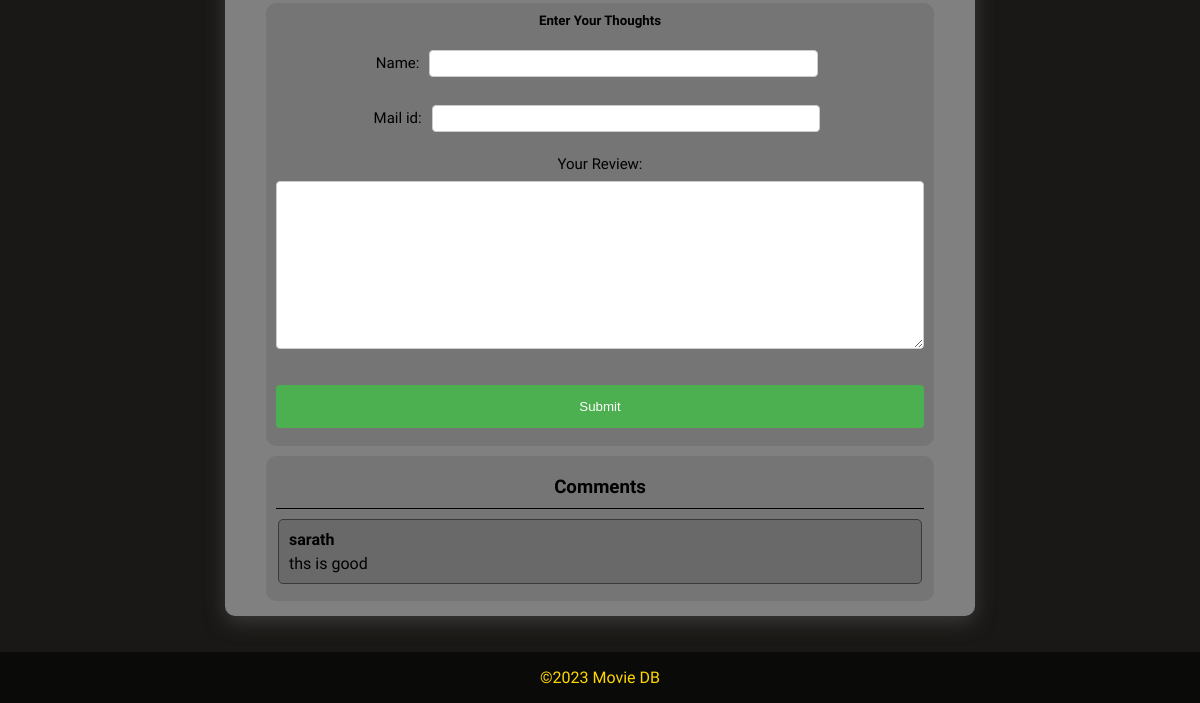
Page /details/1 (lower part) on the earlier database version.
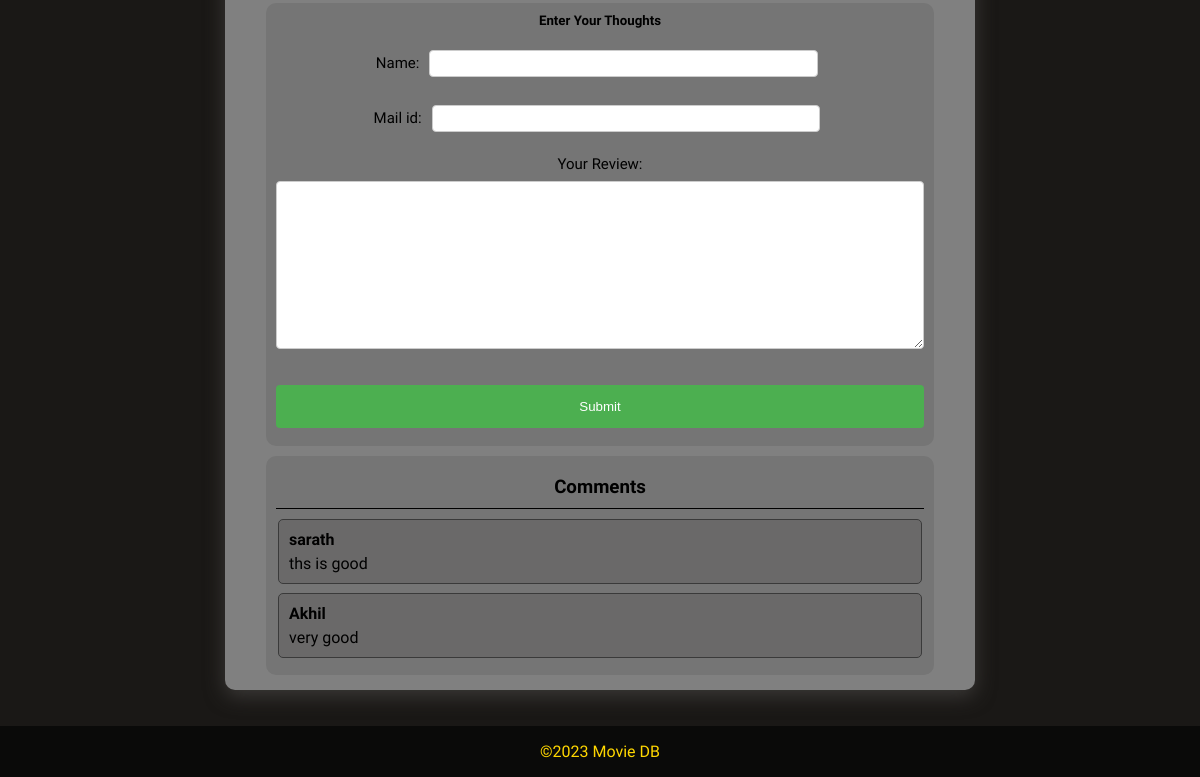
Same page on the later database version.
### movieapp/models.py (models this page shows, shortened)
class Review(models.Model):
    Name = models.CharField(max_length=100)
    Mail_id =  models.EmailField(max_length=100)
    Your_Review = models.TextField()
    movi_name = models.ForeignKey('Movie',on_delete=models.CASCADE)

### movieapp/views.py (the view)
# urls.py: path('details/<int:pk>',views.details,name='details'),
def details(request,pk):
    movie=Movie.objects.get(pk=pk)
    if request.method == 'POST':
        form=Movieform(request.POST)
        if form.is_valid():
            review = form.save(commit=False)
            review.movi_name = movie
            review.save()
    form = Movieform()
    reviews = Review.objects.filter(movi_name=movie)
    context={
        'movie' : movie,
        'form' : form,
        'reviews' : reviews
    }
    return render(request,'movie/details.html',context)

### movieapp/forms.py
class Movieform(forms.ModelForm):
    class Meta:
        model = Review
        fields = ['Name','Mail_id','Your_Review']

### movieapp/templates/movie/details.html (shortened to what this page needs)
<!DOCTYPE html>
{% load static %}
<html lang="en">
<head>
    <link rel="stylesheet" href="{% static 'style.css' %}">
</head>
<body id="bg">
    <section id="EventSec1">
        <div id="details" class="EventClass1" style="width: 60%;">
            <p">Director: {{movie.mov_dir}}<br>
            Writers: {{movie.mov_wir}} <br>
            <div class="form-center">
                <form action="{% url 'details' movie.mov_id %}" method="POST">
                    <h5>Enter Your Thoughts</h5>
                    {{form.as_p}}
                    <input type="submit" value="Submit">
                </form>
                <div id="cmnts" >
                    <h3>Comments</h3>
                    <hr style="border: none; border-top: 1px solid black;">
                    {% for rev in reviews %}
                        <div style="padding: 2px;">
                            <div class="comment">
                                <div class="user-name">{{rev.Name}}</div>
                                <div class="comment-text">{{rev.Your_Review}}</div>
                            </div>
                        </div>
                    {% endfor %}
                </div>
            </div>
        </div>
    </section>
    <footer style="background-color: rgba(0, 0, 0, 0.6);">
        <p>©2023 Movie DB</p>
    </footer>
</body>
</html>

### movieapp/static/style.css (style rules this page uses)
p { color: black; font-size: 10; }
#bg { background-image: url("https://e0.pxfuel.com/wallpapers/471/173/desktop-wallpaper-black-for-ipad-iphone-waves-black-and-white.jpg"); }
h3 { margin: 10px; }
.EventClass1,#details { background-color: grey; width: 130px; padding: 15px; text-align: center; box-shadow: 0 6px 20px rgba(60, 58, 56, 1); border-radius: 10px; margin: 3%; }
#EventSec1 { display: flex; justify-content: center; overflow-y: scroll; }
body { padding: 0%; margin: 0; font-family: 'Chakra Petch', sans-serif; text-decoration: none; background-color: rgb(26, 24, 22); }
footer { background-color: black; display: flex; justify-content: space-around; position: relative; bottom: 0; width: 100%; }
footer p { color: gold; }
form { background-color: rgb(117, 117, 117); padding: 10px; border-radius: 10px; align-items: baseline; width: 90%; }
.form-center form { position: relative; top: 50%; left: 50%; transform: translate(-50%,0%); }
input[type=submit] { width: 100%; background-color: #4CAF50; color: white; padding: 14px 20px; margin: 8px 0; border: none; border-radius: 4px; cursor: pointer; }
input { width: 60%; padding: 5px 20px; display: inline-block; border: 1px solid #ccc; border-radius: 4px; margin: 6px; box-sizing: border-box; }
textarea { width: 100%; padding: 8px 20px; margin: 8px 0; display: inline-block; border: 1px solid #ccc; border-radius: 4px; box-sizing: border-box; }
label { font-family: 'Chakra Petch', sans-serif; font-size: 15px; }
h5 { margin: 0; }
#cmnts { background-color: rgb(117, 117, 117); padding: 10px; border-radius: 10px; margin: 0 auto; margin-top: 10px; width:90%; }
.comment { border: 1px solid #3a3a3a; padding: 10px; margin-bottom: 5px; border-radius: 5px; background-color: #6a6969; }
.comment .user-name { text-align: left; font-weight: bold; }
.comment .comment-text { text-align: left; margin-top: 5px; }

Differences in the rows shown:
now on this page (row edited): Review: Name "Akhil", Your_Review "very good"
